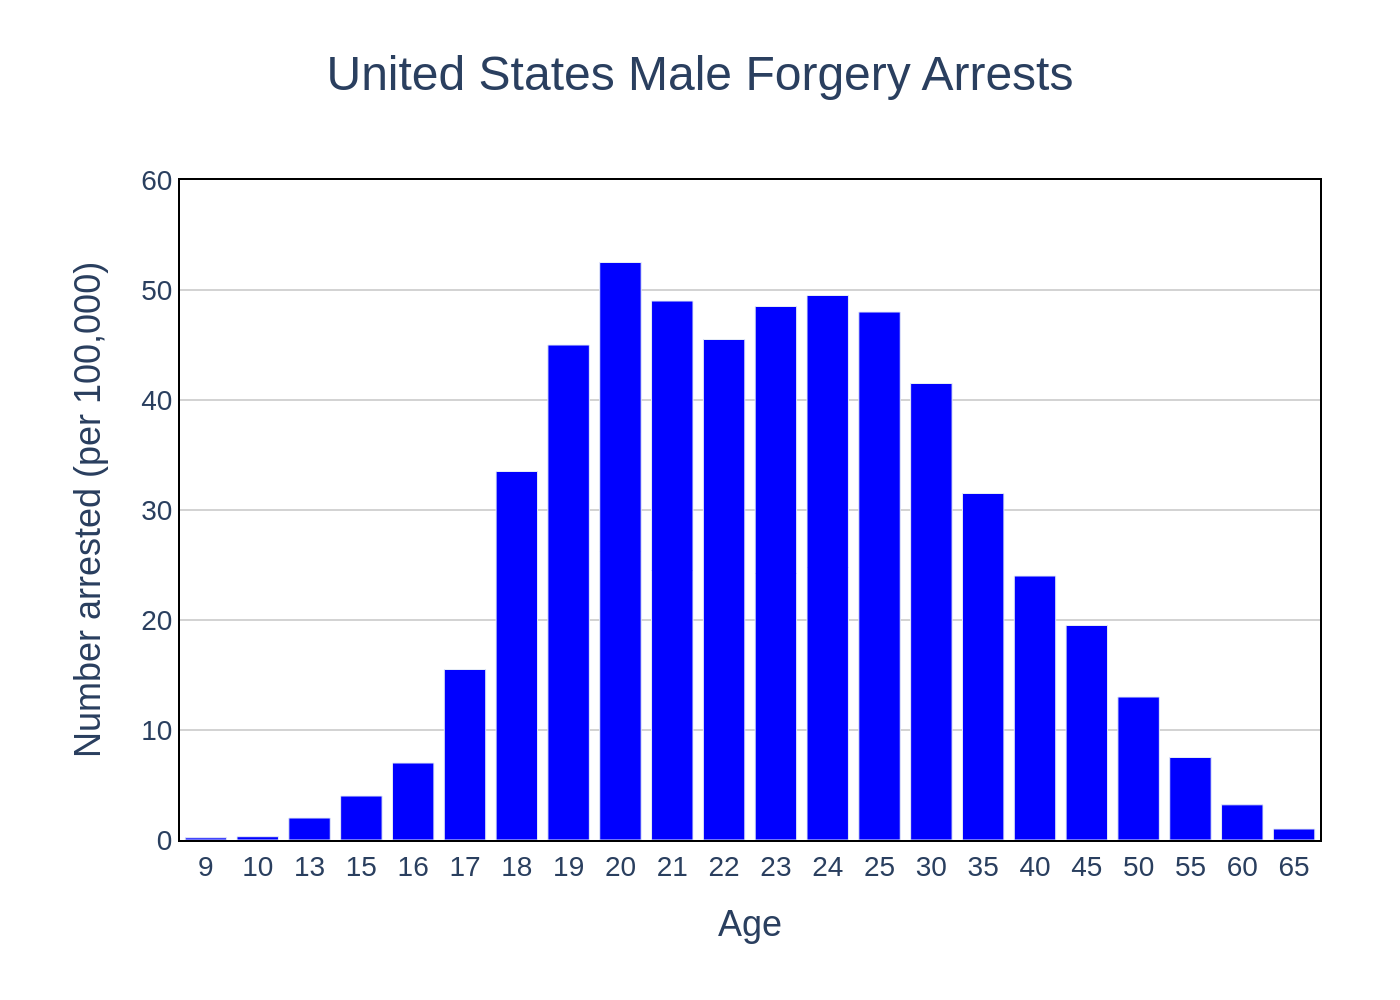

Source code (Python):
import sys
import json
import plotly.graph_objects as go

if len(sys.argv) != 2:
    print(f"Usage: python {sys.argv[0]} <json_file_path>")
    sys.exit(1)

json_file_path = sys.argv[1]

with open(json_file_path, 'r', encoding='utf-8') as f:
    config = json.load(f)

chart_data = config['chart_data']
texts = config['texts']
colors = config['colors']

x_values = [str(item['x']) for item in chart_data]
y_values = [item['y'] for item in chart_data]

fig = go.Figure()

fig.add_trace(go.Bar(
    x=x_values,
    y=y_values,
    marker_color=colors[0],
    name=''
))

title_text = texts['title']
if texts.get('subtitle'):
    title_text += f"<br><sub>{texts['subtitle']}</sub>"

fig.update_layout(
    title=dict(
        text=title_text,
        x=0.5,
        font=dict(size=24)
    ),
    xaxis_title=texts['x_axis_title'],
    yaxis_title=texts['y_axis_title'],
    font=dict(
        family="Arial",
        size=14
    ),
    plot_bgcolor='white',
    xaxis=dict(
        type='category',
        showgrid=False,
        linecolor='black',
        mirror=True,
        title_font=dict(size=18),
        tickfont=dict(size=14)
    ),
    yaxis=dict(
        range=[0, 60],
        showgrid=True,
        gridcolor='lightgray',
        linecolor='black',
        mirror=True,
        title_font=dict(size=18),
        tickfont=dict(size=14)
    ),
    margin=dict(l=90, r=40, t=90, b=80),
    showlegend=False
)

base_filename = json_file_path.rsplit('.', 1)[0]
output_filename = f"{base_filename}.png"

fig.write_image(output_filename, scale=2)
